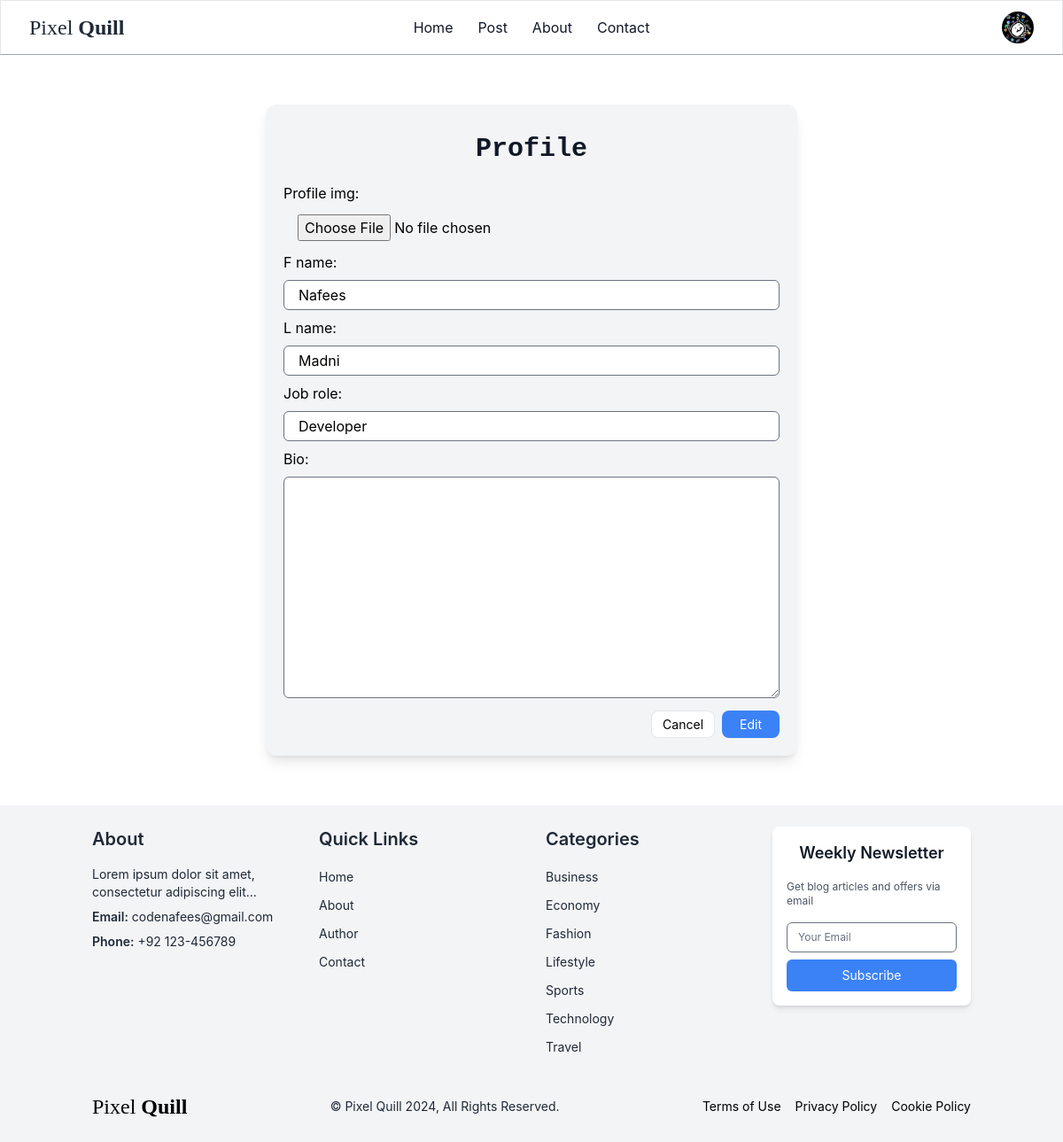
/auth/profile/ (signed in), run on an earlier commit of the app's database.
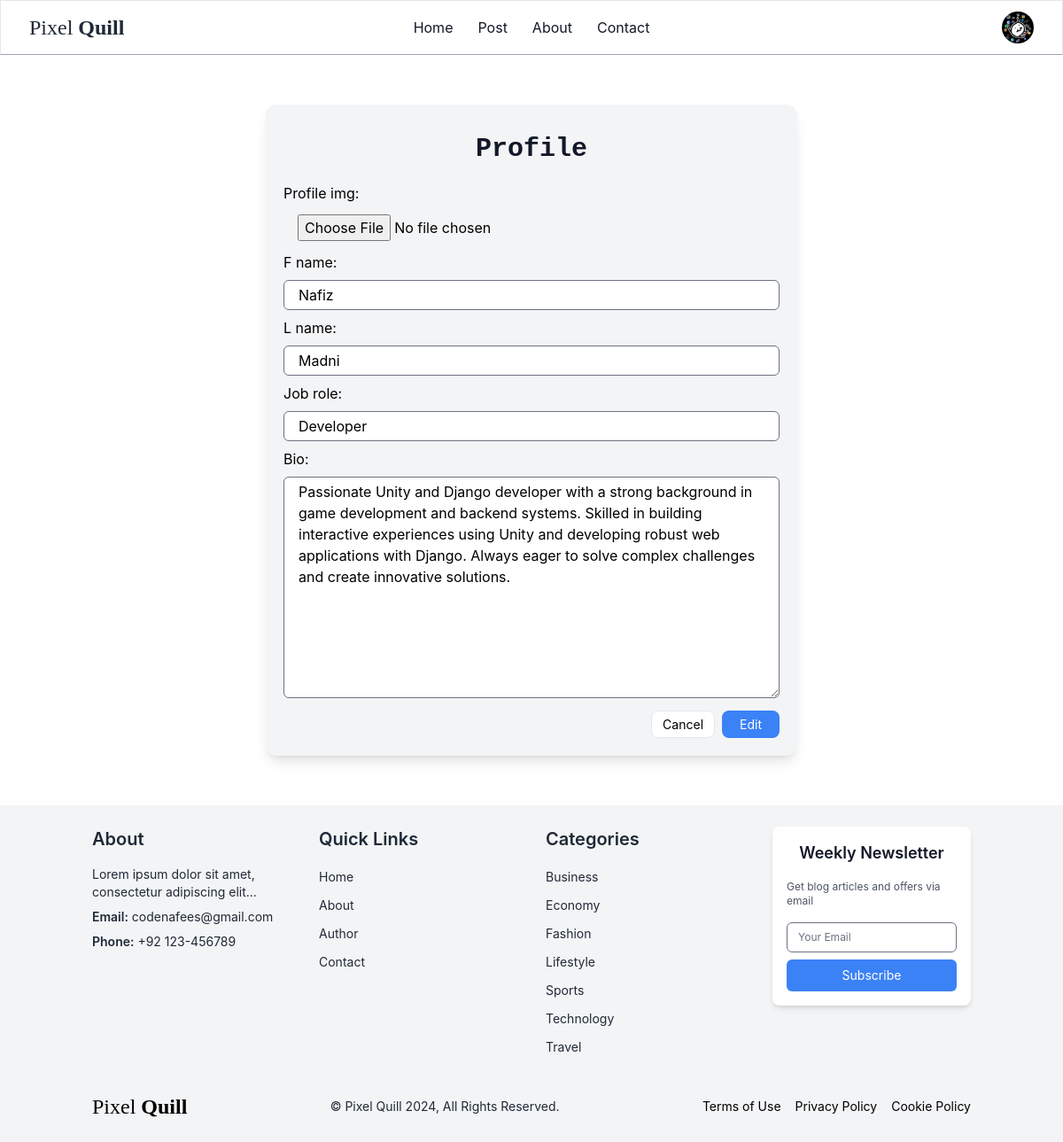
And on a later commit of the database.
### authentication/models.py (models this page shows, shortened)
class Profile(models.Model):
    user =  models.OneToOneField(User, on_delete=models.CASCADE, related_name="profile")
    f_name = models.CharField(max_length=10, default='James')
    l_name = models.CharField(max_length=10, default='Joe')
    job_role = models.CharField(max_length=10, default='_job')
    profile_img = models.ImageField(upload_to='dp_img/', default=get_default_image_path, )
    bio = models.TextField(max_length=400, blank=True)
    acc_created = models.DateTimeField(auto_now_add=True, blank=True, null=True)

### authentication/views.py (the view)
# urls.py: path('profile/', views.user_profile, name='user_profile'),
@login_required
def user_profile(request):
     profile = getUserProfile(request=request)
     if request.method == 'POST':
          form = ProfileForm(request.POST, request.FILES, instance=profile)
          if form.is_valid():
               form.save()
               return redirect('author', pk=profile.user.id)
     else:
          form = ProfileForm(instance=profile)
     return render(request, 'authentication/profile.html',
     {
          'form':form,
          'profile': profile,
     })

### authentication/forms.py
class ProfileForm(forms.ModelForm):
     class Meta:
          model = Profile
          fields = ('profile_img', 'f_name','l_name', 'job_role', 'bio',)
          widgets = {
               'l_name': forms.TextInput(attrs={
                    'class': INPUT_CLASS,
               }),
               'f_name': forms.TextInput(attrs={
                    'class': INPUT_CLASS,
               }),
               'job_role': forms.TextInput(attrs={
                    'class': INPUT_CLASS,
               }),
               'bio': forms.Textarea(attrs={
                    'class': INPUT_CLASS,
               }),
               'profile_img': forms.FileInput(attrs={
                    'class': INPUT_CLASS,
               }),
          }

### pixelquill/context_processors.py (called while the page is built)
def category_context(request):
    return {
        'categories':  categories,
    }

### pixelquill/utils.py (called while the page is built)
def getUserProfile(request):
     if not request.user.is_authenticated :
          profile = None
          return profile
     if request.user.is_superuser or request.user.is_staff:
          profile = None
     else:
          user = User.objects.prefetch_related('profile').get(pk=request.user.pk)
          profile = user.profile
     return profile

### authentication/templates/authentication/profile.html (shortened to what this page needs)
{% extends "core/layout.html" %}
{% block content %}
<div class="p-5 w-full sm:w-1/2 mx-auto bg-gray-100 rounded-xl my-14 shadow-lg">
    <h3 class="text-3xl mt-3 mb-5 text-center font-mono font-semibold text-gray-900">Profile</h3>
    <form method="POST" action="." enctype="multipart/form-data">
        {{ form.as_p }}
        <div class="flex justify-end gap-x-2">
            <a href="{% url 'home' %}" class="text-[14px] px-3 py-1 text-black box-border border border-gray-200 rounded-lg bg-white hover:bg-gray-100 transition">Cancel</a>
            <button class="px-5 py-1 text-white text-[14px] box-border rounded-lg bg-blue-500 hover:bg-blue-700 transition">Edit</button>
        </div>
    </form>
</div>
{% endblock %}

### core/templates/core/layout.html (shortened to what the changed rows need)
{% load static %}
{% load static tailwind_tags %}
<!DOCTYPE html>
<html lang="en">
<head>
	{% tailwind_css %}
</head>
<body class="font-inter">
<header class=" bg-white border border-b-gray-400 text-gray-900 mb-3">
	<nav class="mx-auto flex max-w-7xl items-center justify-between px-6 py-3 lg:px-8 " aria-label="Global">
	<div class="hidden lg:flex lg:flex-1 lg:justify-end gap-4">
	{% if request.user.is_authenticated %}
		<button onclick="openDrawerModal()">
			<div class=" w-9 h-9 rounded-full overflow-hidden">
				{% if request.user.is_superuser or request.user.is_staff %}
					<svg class="text-gray-500 " fill="currentColor" viewBox="0 0 24 24">
						<path d="M12 2C6.48 2 2 6.48 2 12s4.48 10 10 10 10-4.48 10-10S17.52 2 12 2zm0 3c1.66 0 3 1.34 3 3s-1.34 3-3 3-3-1.34-3-3 1.34-3 3-3zm0 14.2c-2.5 0-4.71-1.28-6-3.22.03-1.99 4-3.08 6-3.08 1.99 0 5.97 1.09 6 3.08-1.29 1.94-3.5 3.22-6 3.22z"/>
					</svg>
				{% else %}
					<img src="{{ profile.profile_img.url }}"/>
				{% endif %}
			</div>
		</button>
		{% else %}
			<a href="{% url 'authentication:login' %}" class="text-base px-4 py-1 bg-green-500 font-normal leading-6 text-white rounded-lg hover:bg-green-600 transition duration-300">Log in</a>
		{% endif %}
	</div>
	</nav>
</header>
{% block content %}   {% endblock %}
    <footer class="bg-gray-100 text-black py-6">
        <div class="container mx-auto px-4">
            <div class="grid grid-cols-1 md:grid-cols-2 lg:grid-cols-4 gap-8">
                <div class="col-span-1">
                    <div class="bg-white rounded-lg shadow-md p-4">
                        <h2 class="text-lg font-semibold mb-4 text-gray-900 text-center">Weekly Newsletter</h2>
                    </div>
                </div>
            </div>
        </div>
    </footer>
</body>
</html>

What changed in the data, as far as the page shows it:
changed Profile "Madni": f_name "Nafees" → "Nafiz"; bio (not shown) → "Passionate Unity and Django developer with a strong background in game development and backend systems. Skilled in building interactive experiences using Unity and developing robust web applications with Django. Always eager to solve complex challenges and create innovative solutions."
